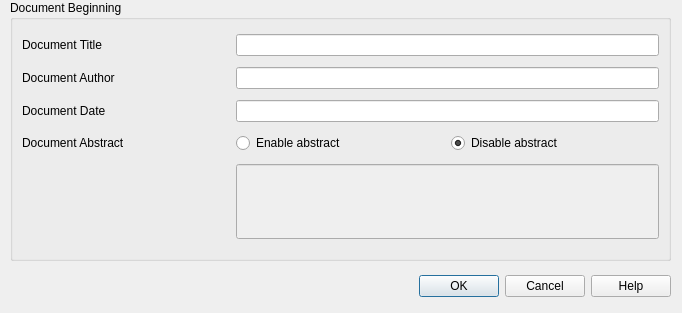
<?xml version="1.0" encoding="UTF-8"?>
<ui version="4.0">
 <class>Dialog_DocumentPreamble</class>
 <widget class="QDialog" name="Dialog_DocumentPreamble">
  <property name="geometry">
   <rect>
    <x>0</x>
    <y>0</y>
    <width>682</width>
    <height>313</height>
   </rect>
  </property>
  <property name="minimumSize">
   <size>
    <width>682</width>
    <height>313</height>
   </size>
  </property>
  <property name="maximumSize">
   <size>
    <width>682</width>
    <height>313</height>
   </size>
  </property>
  <property name="windowTitle">
   <string>LaTeX Office Writer</string>
  </property>
  <widget class="QDialogButtonBox" name="buttonBox">
   <property name="geometry">
    <rect>
     <x>10</x>
     <y>270</y>
     <width>661</width>
     <height>32</height>
    </rect>
   </property>
   <property name="orientation">
    <enum>Qt::Horizontal</enum>
   </property>
   <property name="standardButtons">
    <set>QDialogButtonBox::Cancel|QDialogButtonBox::Help|QDialogButtonBox::Ok</set>
   </property>
  </widget>
  <widget class="QGroupBox" name="groupBoxDocumentBeginning">
   <property name="geometry">
    <rect>
     <x>10</x>
     <y>0</y>
     <width>661</width>
     <height>261</height>
    </rect>
   </property>
   <property name="sizePolicy">
    <sizepolicy hsizetype="Minimum" vsizetype="Preferred">
     <horstretch>0</horstretch>
     <verstretch>0</verstretch>
    </sizepolicy>
   </property>
   <property name="minimumSize">
    <size>
     <width>350</width>
     <height>0</height>
    </size>
   </property>
   <property name="title">
    <string>Document Beginning</string>
   </property>
   <layout class="QGridLayout" name="gridLayout_3">
    <item row="4" column="0">
     <widget class="QLabel" name="labelDocumentAbstract">
      <property name="text">
       <string>Document Abstract</string>
      </property>
     </widget>
    </item>
    <item row="0" column="1" colspan="2">
     <widget class="QLineEdit" name="lineEditDocumentTitle"/>
    </item>
    <item row="1" column="0">
     <widget class="QLabel" name="labelDocumentAuthor">
      <property name="text">
       <string>Document Author</string>
      </property>
     </widget>
    </item>
    <item row="0" column="0">
     <widget class="QLabel" name="labelDocumentTitle">
      <property name="text">
       <string>Document Title</string>
      </property>
     </widget>
    </item>
    <item row="2" column="1" colspan="2">
     <widget class="QLineEdit" name="lineEditDocumentDate"/>
    </item>
    <item row="2" column="0">
     <widget class="QLabel" name="labelDocumentDate">
      <property name="text">
       <string>Document Date</string>
      </property>
     </widget>
    </item>
    <item row="4" column="1">
     <widget class="QRadioButton" name="radioButtonEnableAbstract">
      <property name="text">
       <string>Enable abstract</string>
      </property>
     </widget>
    </item>
    <item row="4" column="2">
     <widget class="QRadioButton" name="radioButtonDisableAbstract">
      <property name="text">
       <string>Disable abstract</string>
      </property>
      <property name="checked">
       <bool>true</bool>
      </property>
     </widget>
    </item>
    <item row="1" column="1" colspan="2">
     <widget class="QLineEdit" name="lineEditDocumentAuthor"/>
    </item>
    <item row="5" column="1" colspan="2">
     <widget class="QLineEdit" name="plainTextEditDocumentAbstract">
      <property name="enabled">
       <bool>false</bool>
      </property>
      <property name="minimumSize">
       <size>
        <width>0</width>
        <height>75</height>
       </size>
      </property>
      <property name="inputMethodHints">
       <set>Qt::ImhMultiLine</set>
      </property>
     </widget>
    </item>
   </layout>
  </widget>
 </widget>
 <tabstops>
  <tabstop>lineEditDocumentTitle</tabstop>
  <tabstop>lineEditDocumentAuthor</tabstop>
  <tabstop>lineEditDocumentDate</tabstop>
  <tabstop>radioButtonEnableAbstract</tabstop>
  <tabstop>radioButtonDisableAbstract</tabstop>
 </tabstops>
 <resources/>
 <connections>
  <connection>
   <sender>buttonBox</sender>
   <signal>accepted()</signal>
   <receiver>Dialog_DocumentPreamble</receiver>
   <slot>accept()</slot>
   <hints>
    <hint type="sourcelabel">
     <x>248</x>
     <y>254</y>
    </hint>
    <hint type="destinationlabel">
     <x>157</x>
     <y>274</y>
    </hint>
   </hints>
  </connection>
  <connection>
   <sender>buttonBox</sender>
   <signal>rejected()</signal>
   <receiver>Dialog_DocumentPreamble</receiver>
   <slot>reject()</slot>
   <hints>
    <hint type="sourcelabel">
     <x>316</x>
     <y>260</y>
    </hint>
    <hint type="destinationlabel">
     <x>286</x>
     <y>274</y>
    </hint>
   </hints>
  </connection>
 </connections>
</ui>
